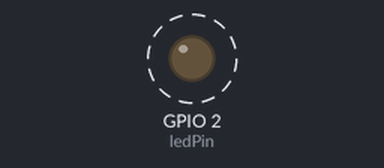
The sketch below on a simulated ESP8266 (NodeMCU). Shown: output pins drawn as LEDs (lit = HIGH). Dashed ring = blinking. WiFi joins after 1.5 s; servers stay silent unless stated; what the sketch prints to the serial monitor is not drawn.

Above: at 2.7 s.
Timing chart, 0 to 5.2 s (numbered marks = the images above):
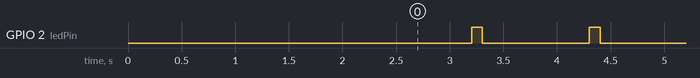

The sketch:

esp8266CICD.ino
```cpp
#include <ESP8266WiFi.h>
#include <ESP8266HTTPClient.h>
#include <ESP8266httpUpdate.h>
#include <WiFiClientSecure.h>

const char* ssid = getenv("WIFI_SSID");
const char* password = getenv("WIFI_PASSWORD");
const char* ftp_server = getenv("FTP_SERVER");
const char* ftp_username = getenv("FTP_USERNAME");
const char* ftp_password = getenv("FTP_PASSWORD");
const char* firmware_url = "/gitCICD.ino.bin";
const char* version_url = "/version.txt";

String currentVersion = "0.0.0.1";

const int ledPin = LED_BUILTIN;  // On most ESP8266 boards, the built-in LED is connected to this pin

void setup() {
  pinMode(ledPin, OUTPUT);

  Serial.begin(115200);
  WiFi.begin(ssid, password);

  while (WiFi.status() != WL_CONNECTED) {
    delay(1000);
    Serial.println("Connecting to WiFi...");
  }

  Serial.println("Connected to WiFi");

  // Check for firmware update
  checkForUpdate();
}

void loop() {
  digitalWrite(ledPin, LOW); // Turn LED on (LOW means LED on for most ESP8266 boards)
  delay(1000);               // Wait for 1 second
  digitalWrite(ledPin, HIGH); // Turn LED off
  delay(100);               // Wait for 1 second
}

void checkForUpdate() {
  if (WiFi.status() == WL_CONNECTED) {
    WiFiClient client;
    HTTPClient http;

    // Fetch the latest version number from the server
    if (http.begin(client, version_url)) {
      int httpCode = http.GET();
      if (httpCode == HTTP_CODE_OK) {
        String newVersion = http.getString();
        newVersion.trim();

        Serial.println("Current Version: " + currentVersion);
        Serial.println("New Version: " + newVersion);

        // Compare versions
        if (newVersion != currentVersion) {
          Serial.println("New firmware available, updating...");
          t_httpUpdate_return ret = ESPhttpUpdate.update(client, firmware_url);

          switch (ret) {
            case HTTP_UPDATE_FAILED:
              Serial.printf("Update failed. Error (%d): %s\n", ESPhttpUpdate.getLastError(), ESPhttpUpdate.getLastErrorString().c_str());
              break;

            case HTTP_UPDATE_NO_UPDATES:
              Serial.println("No updates available.");
              break;

            case HTTP_UPDATE_OK:
              Serial.println("Update successful. Rebooting...");
              ESP.restart();
              break;
          }
        } else {
          Serial.println("No new firmware version available.");
        }
      } else {
        Serial.printf("Failed to fetch version file, error: %d\n", httpCode);
      }
      http.end();
    } else {
      Serial.println("Unable to connect to server.");
    }
  }
}
```

Measured:
- by itself, GPIO 2 (ledPin): alternates HIGH for 0.10 s and LOW for 1.0 s
